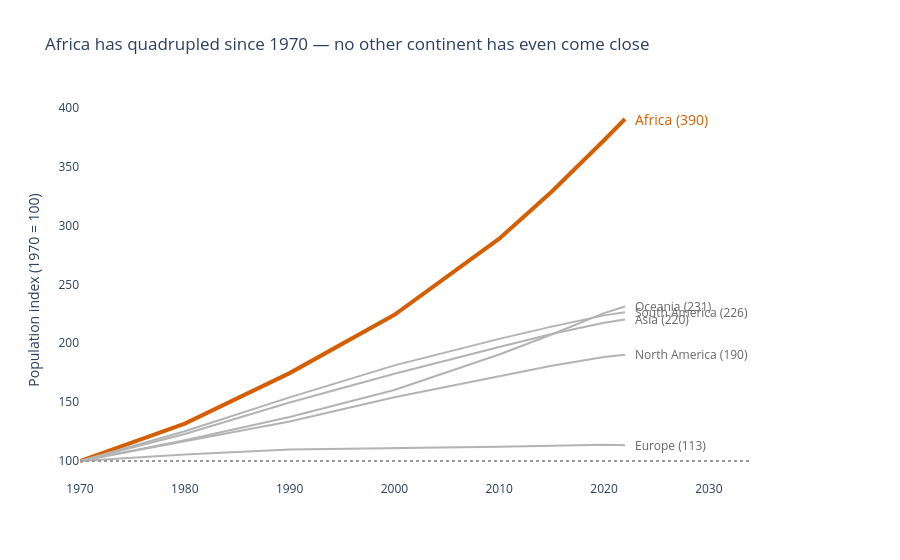

The cell this chart's notebook holds for it:
### Markdown cell above
**Chart choice & justification:** *Which chart did you choose, and why? Justify design choices.

I went with a **line chart**, because the question is about change over time and a line lets you follow each continent's path from 1970 to 2022 at a glance. Since the continents start at very different sizes (Asia has billions, Oceania only tens of millions), I indexed every continent to **1970 = 100**, so we compare growth rather than raw size. Africa gets the one accent colour (orange) since it is the answer to the question, while the other five continents stay grey as context. I labelled the lines directly at the end and dropped the legend, so nobody has to look back and forth.

### Code cell
# Q1
# Total population per continent and year, then index to 1970 = 100
cont = (df_long.groupby(['Continent', 'Year'], as_index=False)['Population'].sum()
               .sort_values(['Continent', 'Year']))
cont['Index'] = cont['Population'] / cont.groupby('Continent')['Population'].transform('first') * 100

ACCENT, GREY = '#D55E00', '#B3B3B3'          # colour-blind-safe orange + neutral grey
colors = {c: (ACCENT if c == 'Africa' else GREY) for c in cont['Continent'].unique()}

fig = px.line(cont, x='Year', y='Index', color='Continent',
              color_discrete_map=colors, template='plotly_white',
              title='Africa has quadrupled since 1970 — no other continent has even come close')

fig.update_traces(line_width=2)
fig.update_traces(line_width=4, selector=dict(name='Africa'))

# Direct labels at the end of each line instead of a legend
last = cont[cont['Year'] == 2022]
for _, r in last.iterrows():
    fig.add_annotation(x=2022, y=r['Index'], text=f"{r['Continent']} ({r['Index']:.0f})",
                       xanchor='left', xshift=8, showarrow=False,
                       font=dict(color=colors[r['Continent']] if r['Continent'] == 'Africa' else '#666',
                                 size=12 if r['Continent'] != 'Africa' else 14))

fig.add_hline(y=100, line_dash='dot', line_color='#999')
fig.update_layout(showlegend=False, margin=dict(r=150),
                  yaxis_title='Population index (1970 = 100)', xaxis_title=None)
fig.update_xaxes(showgrid=False)
fig.update_yaxes(showgrid=False)
fig.show()

### Figure 1 — Plotly figure (JSON) as saved in the notebook; plotly's stock layout.template omitted (floating-point values rounded to 4 significant figures)
{"data": [{"hovertemplate": "Continent=Africa<br>Year=%{x}<br>Index=%{y}<extra></extra>", "legendgroup": "Africa", "line": {"color": "#D55E00", "dash": "solid", "width": 4}, "marker": {"symbol": "circle"}, "mode": "lines", "name": "Africa", "orientation": "v", "showlegend": true, "type": "scatter", "x": [1970, 1980, 1990, 2000, 2010, 2015, 2020, 2022], "xaxis": "x", "y": [100.0, 131.8, 174.6, 224.1, 288.8, 328.7, 372.3, 390.4], "yaxis": "y"}, {"hovertemplate": "Continent=Asia<br>Year=%{x}<br>Index=%{y}<extra></extra>", "legendgroup": "Asia", "line": {"color": "#B3B3B3", "dash": "solid", "width": 2}, "marker": {"symbol": "circle"}, "mode": "lines", "name": "Asia", "orientation": "v", "showlegend": true, "type": "scatter", "x": [1970, 1980, 1990, 2000, 2010, 2015, 2020, 2022], "xaxis": "x", "y": [100.0, 122.9, 149.7, 174.1, 196.7, 207.9, 217.4, 220.1], "yaxis": "y"}, {"hovertemplate": "Continent=Europe<br>Year=%{x}<br>Index=%{y}<extra></extra>", "legendgroup": "Europe", "line": {"color": "#B3B3B3", "dash": "solid", "width": 2}, "marker": {"symbol": "circle"}, "mode": "lines", "name": "Europe", "orientation": "v", "showlegend": true, "type": "scatter", "x": [1970, 1980, 1990, 2000, 2010, 2015, 2020, 2022], "xaxis": "x", "y": [100.0, 105.6, 109.8, 110.7, 112.1, 113.1, 113.7, 113.3], "yaxis": "y"}, {"hovertemplate": "Continent=North America<br>Year=%{x}<br>Index=%{y}<extra></extra>", "legendgroup": "North America", "line": {"color": "#B3B3B3", "dash": "solid", "width": 2}, "marker": {"symbol": "circle"}, "mode": "lines", "name": "North America", "orientation": "v", "showlegend": true, "type": "scatter", "x": [1970, 1980, 1990, 2000, 2010, 2015, 2020, 2022], "xaxis": "x", "y": [100.0, 116.8, 133.6, 154.1, 172.1, 180.8, 188.4, 190.3], "yaxis": "y"}, {"hovertemplate": "Continent=Oceania<br>Year=%{x}<br>Index=%{y}<extra></extra>", "legendgroup": "Oceania", "line": {"color": "#B3B3B3", "dash": "solid", "width": 2}, "marker": {"symbol": "circle"}, "mode": "lines", "name": "Oceania", "orientation": "v", "showlegend": true, "type": "scatter", "x": [1970, 1980, 1990, 2000, 2010, 2015, 2020, 2022], "xaxis": "x", "y": [100.0, 117.7, 137.3, 160.3, 190.5, 207.4, 225.5, 231.2], "yaxis": "y"}, {"hovertemplate": "Continent=South America<br>Year=%{x}<br>Index=%{y}<extra></extra>", "legendgroup": "South America", "line": {"color": "#B3B3B3", "dash": "solid", "width": 2}, "marker": {"symbol": "circle"}, "mode": "lines", "name": "South America", "orientation": "v", "showlegend": true, "type": "scatter", "x": [1970, 1980, 1990, 2000, 2010, 2015, 2020, 2022], "xaxis": "x", "y": [100.0, 125.3, 154.0, 181.2, 203.7, 214.1, 223.7, 226.4], "yaxis": "y"}], "layout": {"annotations": [{"font": {"color": "#D55E00", "size": 14}, "showarrow": false, "text": "Africa (390)", "x": 2022, "xanchor": "left", "xshift": 8, "y": 390.4}, {"font": {"color": "#666", "size": 12}, "showarrow": false, "text": "Asia (220)", "x": 2022, "xanchor": "left", "xshift": 8, "y": 220.1}, {"font": {"color": "#666", "size": 12}, "showarrow": false, "text": "Europe (113)", "x": 2022, "xanchor": "left", "xshift": 8, "y": 113.3}, {"font": {"color": "#666", "size": 12}, "showarrow": false, "text": "North America (190)", "x": 2022, "xanchor": "left", "xshift": 8, "y": 190.3}, {"font": {"color": "#666", "size": 12}, "showarrow": false, "text": "Oceania (231)", "x": 2022, "xanchor": "left", "xshift": 8, "y": 231.2}, {"font": {"color": "#666", "size": 12}, "showarrow": false, "text": "South America (226)", "x": 2022, "xanchor": "left", "xshift": 8, "y": 226.4}], "legend": {"title": {"text": "Continent"}, "tracegroupgap": 0}, "margin": {"r": 150}, "shapes": [{"line": {"color": "#999", "dash": "dot"}, "type": "line", "x0": 0, "x1": 1, "xref": "x domain", "y0": 100, "y1": 100, "yref": "y"}], "showlegend": false, "title": {"text": "Africa has quadrupled since 1970 — no other continent has even come close"}, "xaxis": {"anchor": "y", "domain": [0, 1], "showgrid": false, "title": {}}, "yaxis": {"anchor": "x", "domain": [0, 1], "showgrid": false, "title": {"text": "Population index (1970 = 100)"}}}}
